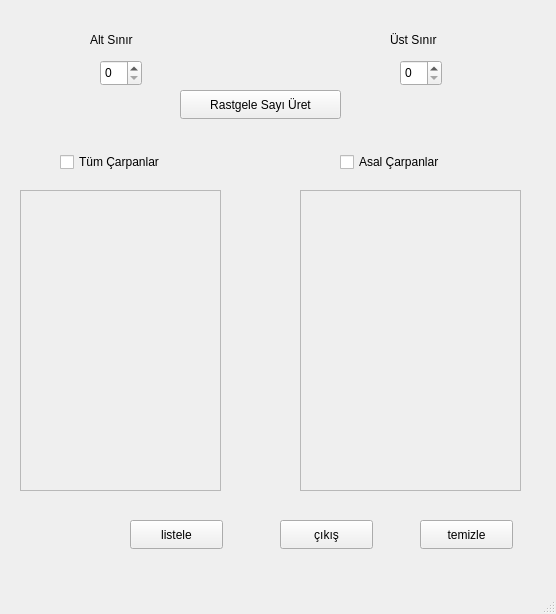
<?xml version="1.0" encoding="UTF-8"?>
<ui version="4.0">
 <class>MainWindow</class>
 <widget class="QMainWindow" name="MainWindow">
  <property name="geometry">
   <rect>
    <x>0</x>
    <y>0</y>
    <width>556</width>
    <height>614</height>
   </rect>
  </property>
  <property name="windowTitle">
   <string>MainWindow</string>
  </property>
  <widget class="QWidget" name="centralwidget">
   <widget class="QListWidget" name="listWidget">
    <property name="enabled">
     <bool>false</bool>
    </property>
    <property name="geometry">
     <rect>
      <x>20</x>
      <y>190</y>
      <width>201</width>
      <height>301</height>
     </rect>
    </property>
   </widget>
   <widget class="QListWidget" name="listWidget_2">
    <property name="enabled">
     <bool>false</bool>
    </property>
    <property name="geometry">
     <rect>
      <x>300</x>
      <y>190</y>
      <width>221</width>
      <height>301</height>
     </rect>
    </property>
   </widget>
   <widget class="QCheckBox" name="checkBox_tumcarpan">
    <property name="geometry">
     <rect>
      <x>60</x>
      <y>150</y>
      <width>131</width>
      <height>24</height>
     </rect>
    </property>
    <property name="text">
     <string>Tüm Çarpanlar</string>
    </property>
   </widget>
   <widget class="QCheckBox" name="checkBox_asalcarpan">
    <property name="geometry">
     <rect>
      <x>340</x>
      <y>150</y>
      <width>131</width>
      <height>24</height>
     </rect>
    </property>
    <property name="text">
     <string>Asal Çarpanlar</string>
    </property>
   </widget>
   <widget class="QLabel" name="label">
    <property name="geometry">
     <rect>
      <x>230</x>
      <y>130</y>
      <width>63</width>
      <height>20</height>
     </rect>
    </property>
    <property name="text">
     <string/>
    </property>
   </widget>
   <widget class="QPushButton" name="pushButton">
    <property name="geometry">
     <rect>
      <x>180</x>
      <y>90</y>
      <width>161</width>
      <height>29</height>
     </rect>
    </property>
    <property name="text">
     <string>Rastgele Sayı Üret</string>
    </property>
   </widget>
   <widget class="QSpinBox" name="spinBox">
    <property name="geometry">
     <rect>
      <x>100</x>
      <y>60</y>
      <width>42</width>
      <height>26</height>
     </rect>
    </property>
    <property name="maximum">
     <number>500</number>
    </property>
   </widget>
   <widget class="QSpinBox" name="spinBox_2">
    <property name="geometry">
     <rect>
      <x>400</x>
      <y>60</y>
      <width>42</width>
      <height>26</height>
     </rect>
    </property>
    <property name="maximum">
     <number>500</number>
    </property>
   </widget>
   <widget class="QLabel" name="label_2">
    <property name="geometry">
     <rect>
      <x>90</x>
      <y>30</y>
      <width>63</width>
      <height>20</height>
     </rect>
    </property>
    <property name="text">
     <string>Alt Sınır</string>
    </property>
   </widget>
   <widget class="QLabel" name="label_3">
    <property name="geometry">
     <rect>
      <x>390</x>
      <y>30</y>
      <width>63</width>
      <height>20</height>
     </rect>
    </property>
    <property name="text">
     <string>Üst Sınır</string>
    </property>
   </widget>
   <widget class="QPushButton" name="pushButton_2">
    <property name="geometry">
     <rect>
      <x>130</x>
      <y>520</y>
      <width>93</width>
      <height>29</height>
     </rect>
    </property>
    <property name="text">
     <string>listele</string>
    </property>
   </widget>
   <widget class="QPushButton" name="pushButton_3">
    <property name="geometry">
     <rect>
      <x>280</x>
      <y>520</y>
      <width>93</width>
      <height>29</height>
     </rect>
    </property>
    <property name="text">
     <string>çıkış</string>
    </property>
   </widget>
   <widget class="QPushButton" name="pushButton_4">
    <property name="geometry">
     <rect>
      <x>420</x>
      <y>520</y>
      <width>93</width>
      <height>29</height>
     </rect>
    </property>
    <property name="text">
     <string>temizle</string>
    </property>
   </widget>
  </widget>
  <widget class="QMenuBar" name="menubar">
   <property name="geometry">
    <rect>
     <x>0</x>
     <y>0</y>
     <width>556</width>
     <height>26</height>
    </rect>
   </property>
  </widget>
  <widget class="QStatusBar" name="statusbar"/>
 </widget>
 <resources/>
 <connections/>
</ui>
